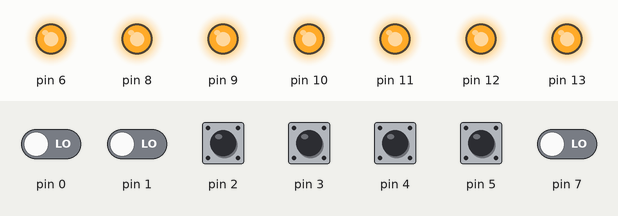
The sketch below on a simulated Arduino Uno, built with avr-gcc and run on an emulated ATmega328P. On the bench: output pins drawn as LEDs (lit = HIGH). Inputs (shaded band) come from the test bench; at power-on: pin 2–5 HIGH, pin 0, pin 1, pin 7 LOW.

Above: at 1.2 s.
1.3 s: pin 2 pulled LOW for 0.15 s
At 1.7 s:
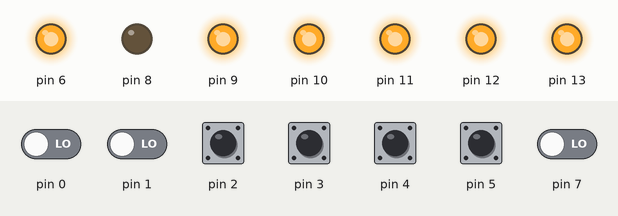
2.9 s: pin 2 pulled LOW for 1 s
At 4.2 s:
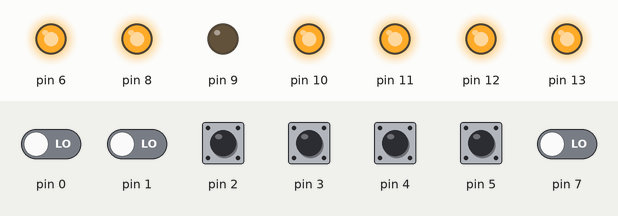
5.4 s: pin 2 pulled LOW for 0.15 s
At 6.1 s:
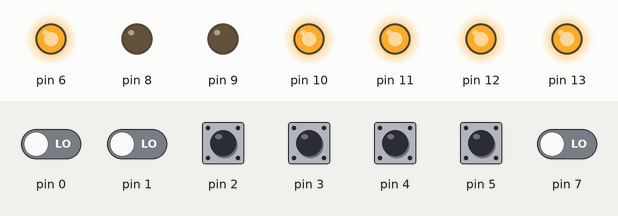
7.0 s: pin 2 pulled LOW for 0.15 s
At 7.3 s:
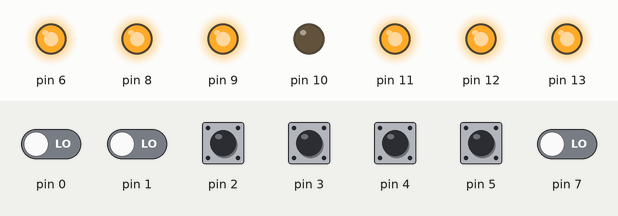
8.6 s: pin 2 pulled LOW for 1 s
At 9.7 s:
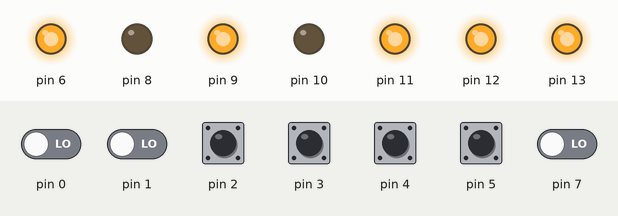
11.1 s: pin 2 pulled LOW for 0.15 s
At 11.6 s:
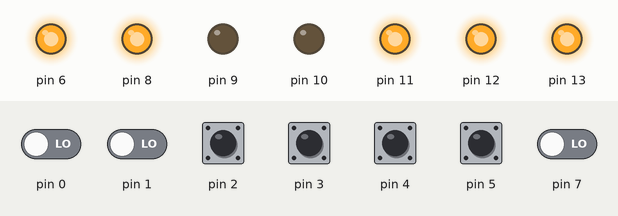
Timing chart, 0 to 13.7 s (numbered marks = the images above; inputs shaded):
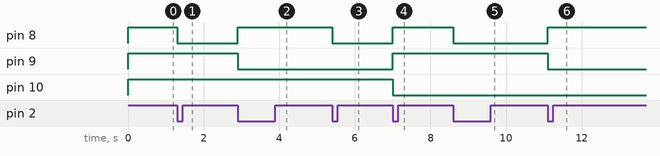

Measured:
- after the input at 1.3 s, pin 8: HIGH → LOW at once
- after the input at 2.9 s, pin 8: LOW → HIGH at once; pin 9: HIGH → LOW at once
- after the input at 5.4 s, pin 8: HIGH → LOW at once
- after the input at 7.0 s, pin 8, pin 9: LOW → HIGH at once; pin 10: HIGH → LOW at once
- after the input at 8.6 s, pin 8: HIGH → LOW at once
- after the input at 11.1 s, pin 8: LOW → HIGH at once; pin 9: HIGH → LOW at once

The sketch:

h8_IT.ino
```cpp
// Ohjelma askeltaa binäärisesti ylös- ja alaspäin, kytkin 1 askeltaa ylös ja kytkin 2 askeltaa alas.

//SW-määrittely

#define SW1   0b00000100
#define SW2   0b00001000
#define SW3   0b00010000
#define SW4   0b00100000
#define ANY_SW (~PIND & SW1) | (~PIND & SW2) | (~PIND & SW3) | (~PIND & SW4)

#define KV_MAX 100            //kytkinvärähtelylle maksimi-arvo
#define KV_POIS 3           //värähtelyn poistolle arvo


char ohjaus = 0, kv_laskuri, kv_on;    //Ohjaus nollaan

void kv_pois();             //Funktio, kytkinvärähtelyn poiston


ISR(INT0_vect)            //Int0 keskeytys
{
  ohjaus++;

  if (ohjaus == 64)
  {
    ohjaus = 0;
  }

  PORTB = ~ohjaus;

  EIMSK &= 0b11111110;      //Int0 off-tilaan
  kv_laskuri = KV_MAX;      //Arvoksi maksimiarvo
  kv_on = KV_POIS;
}
ISR(INT1_vect)            //Int1-keskeytys
{
  if (ohjaus == 0)
  {
    ohjaus = 63;
  }

  ohjaus--;

  PORTB = ~ohjaus;
  EIMSK &= 0b11111101;      //Int1 off-tilaan
  kv_laskuri = KV_MAX;      //laskuri max
  kv_on = 1;
}

void kv_pois(void)          //Kytkinvärähtelyn poisto
{
  if (kv_laskuri)

    if (ANY_SW)

      kv_laskuri = KV_MAX;

    else

      kv_laskuri--;

  if (kv_laskuri == 0)
  {
    kv_on--;
    delay(5);
    if (kv_on == 0)
    {
      EIFR |= 0b00000001;         //INT0 nollataan
      EIMSK |= 0b00000011;        //sammutetaan keskeytykset
    }
  }


}
void setup() {  //porttimaarittelyt

  PORTB |= 0b00111111;        //Led off
  DDRB |= 0b00111111;         //Port B 0-5 output

  PORTD |= 0b01111100;        //piezo off
  DDRD |= 0b01000000;         // piezon OUTPUT

  EICRA &= 0b11110000;
  EICRA |= 0b00000010;
  EIMSK |= 0b00000011;        //INT0 ja INT1 ON
  sei();                //Master keskeytys on

}


void loop()
{

  if (kv_on)            //Odotetaan INT0 keskeytystä
  {
    kv_pois();

  }

}
```
